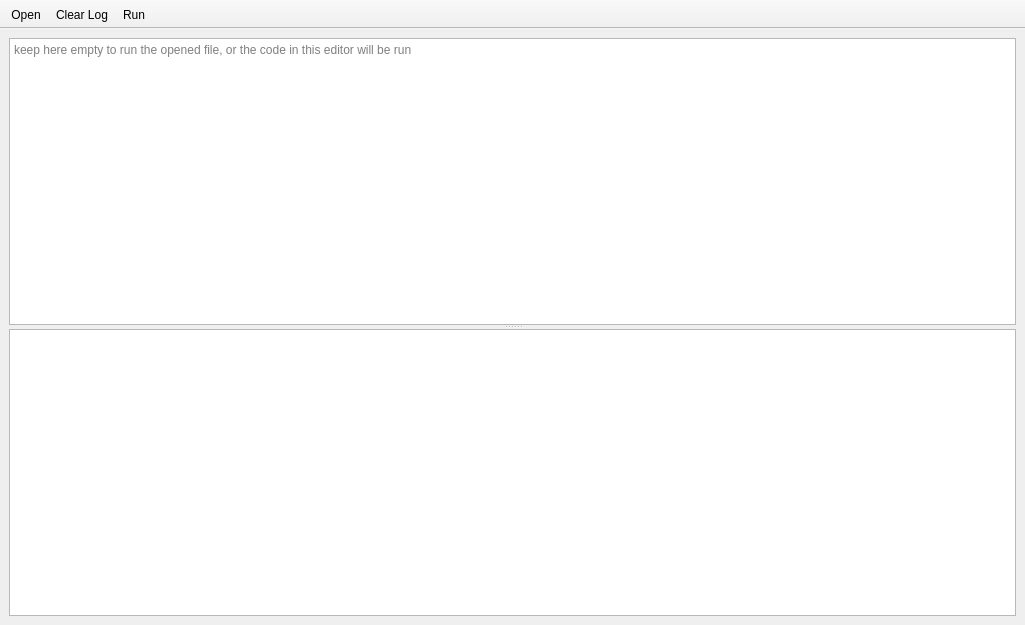
<?xml version="1.0" encoding="UTF-8"?>
<ui version="4.0">
 <class>ScriptWindow</class>
 <widget class="QMainWindow" name="ScriptWindow">
  <property name="geometry">
   <rect>
    <x>0</x>
    <y>0</y>
    <width>1025</width>
    <height>625</height>
   </rect>
  </property>
  <property name="windowTitle">
   <string>Script Window</string>
  </property>
  <property name="windowIcon">
   <iconset resource="VisualStatistics.qrc">
    <normaloff>:/resource/image/script.png</normaloff>:/resource/image/script.png</iconset>
  </property>
  <widget class="QWidget" name="centralwidget">
   <layout class="QVBoxLayout" name="verticalLayout">
    <item>
     <widget class="QSplitter" name="splitter">
      <property name="orientation">
       <enum>Qt::Vertical</enum>
      </property>
      <widget class="QPlainTextEdit" name="scriptTextEdit">
       <property name="placeholderText">
        <string>keep here empty to run the opened file, or the code in this editor will be run</string>
       </property>
      </widget>
      <widget class="QPlainTextEdit" name="logTextEdit">
       <property name="readOnly">
        <bool>true</bool>
       </property>
       <property name="maximumBlockCount">
        <number>1024</number>
       </property>
      </widget>
     </widget>
    </item>
   </layout>
  </widget>
  <widget class="QToolBar" name="toolBar">
   <property name="windowTitle">
    <string>toolBar</string>
   </property>
   <property name="movable">
    <bool>false</bool>
   </property>
   <attribute name="toolBarArea">
    <enum>TopToolBarArea</enum>
   </attribute>
   <attribute name="toolBarBreak">
    <bool>false</bool>
   </attribute>
   <addaction name="actionOpen"/>
   <addaction name="actionClearLog"/>
   <addaction name="actionRun"/>
  </widget>
  <action name="actionOpen">
   <property name="icon">
    <iconset resource="VisualStatistics.qrc">
     <normaloff>:/resource/image/document.png</normaloff>:/resource/image/document.png</iconset>
   </property>
   <property name="text">
    <string>Open</string>
   </property>
   <property name="toolTip">
    <string>Open Script File</string>
   </property>
   <property name="shortcut">
    <string>Ctrl+O</string>
   </property>
  </action>
  <action name="actionRun">
   <property name="icon">
    <iconset resource="VisualStatistics.qrc">
     <normaloff>:/resource/image/play.png</normaloff>:/resource/image/play.png</iconset>
   </property>
   <property name="text">
    <string>Run</string>
   </property>
   <property name="toolTip">
    <string>Run (Ctrl+R)</string>
   </property>
   <property name="shortcut">
    <string>Ctrl+R</string>
   </property>
  </action>
  <action name="actionClearLog">
   <property name="icon">
    <iconset resource="VisualStatistics.qrc">
     <normaloff>:/resource/image/eraser.png</normaloff>:/resource/image/eraser.png</iconset>
   </property>
   <property name="text">
    <string>Clear Log</string>
   </property>
  </action>
 </widget>
 <resources>
  <include location="VisualStatistics.qrc"/>
 </resources>
 <connections/>
</ui>
